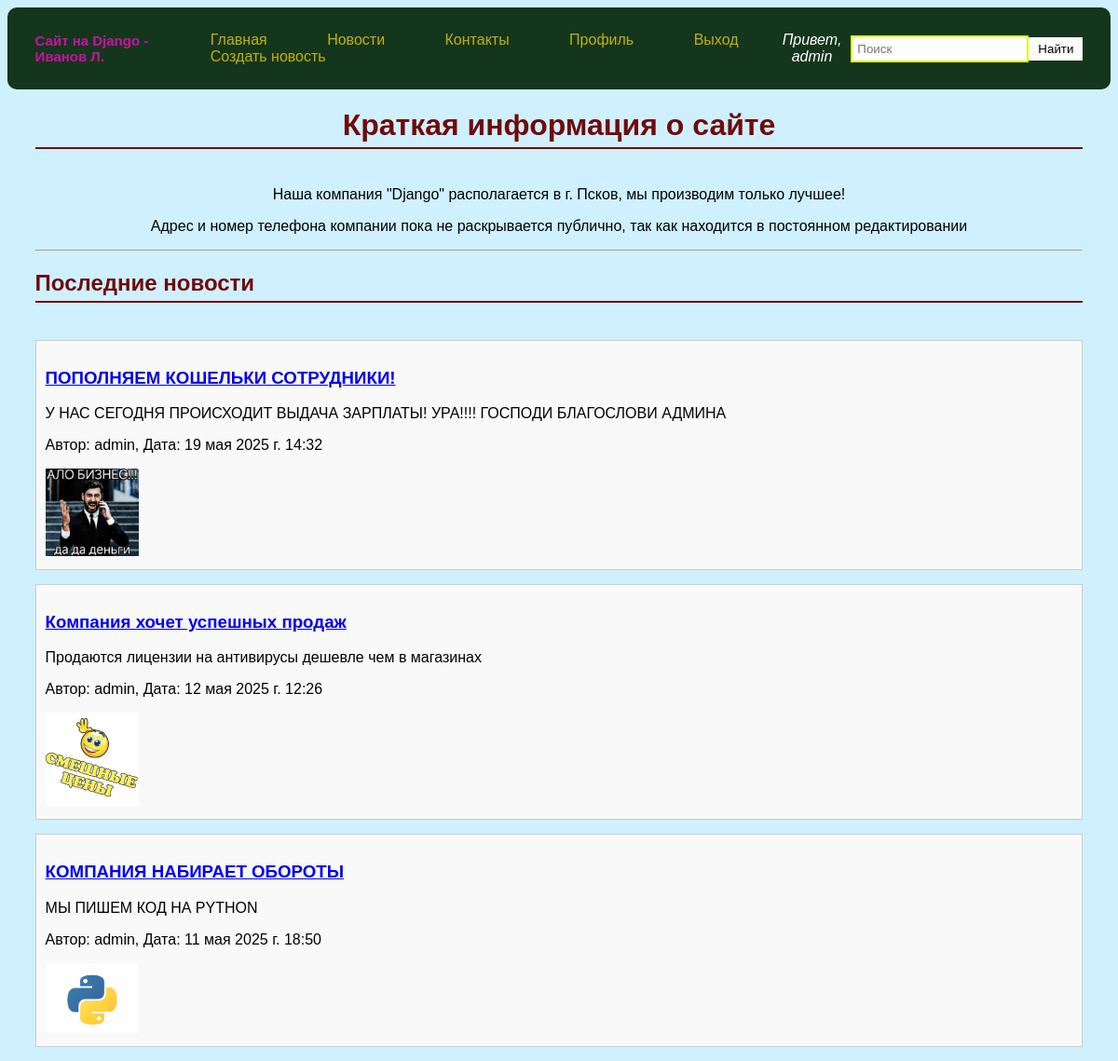
The app's page / (signed in) with its own data.
### news_site_company/models.py (models this page shows, shortened)
class News(models.Model):
            title = models.CharField(max_length=200)
            content = models.TextField()
            pub_date = models.DateTimeField(auto_now_add=True)
            author = models.CharField(max_length=100)
            image = models.ImageField(upload_to='news_media/', blank=True, null=True)\

### news_site_company/views.py (the view)
# urls.py: path('', views.index, name='index'),
def index(request):
        news = News.objects.order_by('-pub_date')[:3]
        return render(request, 'news_site_company/index.html', {'news': news})

### templates/news_site_company/index.html (shortened to what this page needs)
{% extends 'base.html' %}
{% block content %}
    <div style="text-align: center;">
        <h1>Краткая информация о сайте</h1>
        <p>Наша компания "Django" располагается в г. Псков, мы производим только лучшее!</p>
            <p>Адрес и номер телефона компании пока не раскрывается публично, так как находится в постоянном редактировании
        </p></p>
    </div>
    <hr>
<h2>Последние новости</h2>
    {% for news_item in news %}
         <div class="news-container">
            <h3><a href="{% url 'news_detail' news_item.id %}">{{ news_item.title }}</a></h3>
            <p>{{ news_item.content|truncatechars:100 }}</p>
            <p>Автор: {{ news_item.author }}, Дата: {{ news_item.pub_date }}</p>
             {% if news_item.image %}
                <img src="{{ news_item.image.url }}" alt="{{ news_item.title }}" style="max-width: 100px;">
            {% endif %}
        </div>
    {% endfor %}
{% endblock %}

### templates/base.html (shortened to what this page needs)
{% load static %}
<!DOCTYPE html>
<html>
<head>
    <link rel="stylesheet" href="{% static 'css/style.css' %}">
</head>
<body>
<nav>
    <div class="container">
       <div class="logo">
       Сайт на Django - Иванов Л.
    </div>
        <ul class="left-nav">
            <li><a href="{% url 'index' %}">Главная</a></li>
            <li><a href="{% url 'news_list' %}">Новости</a></li>
            <li><a href="{% url 'contact' %}">Контакты</a></li>
            {% if user.is_authenticated %}
                <li><a href="{% url 'profile' %}">Профиль</a></li>
                <li><a href="{% url 'logout' %}">Выход</a></li>
                {% if user.is_staff %}
                    <li><a href="{% url 'news_create' %}">Создать новость</a></li>
                {% endif %}
            {% else %}
                <li><a href="{% url 'login' %}">Вход</a></li>
                <li><a href="{% url 'register' %}">Регистрация</a></li>
            {% endif %}
        </ul>
        <form class="right-nav" action="{% url 'news_search' %}" method="get">
            <span>Привет, {{ user.username }}</span>
            <input type="text" name="q" placeholder="Поиск">
            <button type="submit">Найти</button>
        </form>
    </div>
</nav>
    <div class="container">
        {% block content %}{% endblock %}
    </div>
</body>
</html>

### news_site_company/static/css/style.css (style rules this page uses)
body { font-family: 'Lucida Sans', 'Lucida Sans Regular', 'Lucida Grande', 'Lucida Sans Unicode', Geneva, Verdana, sans-serif, sans-serif, sans-serif; margin: 5; padding: 0; background-color: #cff0ff; color: #000000; }
nav .logo { font-size: 15px; font-weight: bold; color: #ca12a2; }
.container { width: 95%; margin: auto; }
nav { background: #14361c; color: #ffffff; padding: 10px 0; border-radius: 10px; }
nav form.right-nav { margin: 0; display: flex; align-items: center; }
nav form.right-nav span { margin-right: 10px; }
nav ul { padding: 0; list-style: none; text-align: start; }
nav .container { display: flex; justify-content: space-between; align-items: center; }
.news-container { border: 1px solid #ccc; padding: 10px; margin-bottom: 15px; background-color: #f9f9f9; }
nav li { display: inline-flex; margin: 0 30px; font-style: initial; }
nav a { color: #c4b10e; text-decoration: none; font-size: 16px; }
h1, h2 { color: #700a0a; margin-top: 20px; border-bottom: 2px solid; padding-bottom: 5px; margin-bottom: 40px; }
form[method="get"] { text-align: center; font-style: italic; margin-bottom: 35px; }
form[method="get"] input[type="text"] { padding: 5px; border: 2px solid #d9ff00; }
form[method="get"] button { padding: 5px 10px; background: #fcfcfc; color: #000000; border: none; cursor: pointer; }

### records on screen
News: title "ПОПОЛНЯЕМ КОШЕЛЬКИ СОТРУДНИКИ!", content "У НАС СЕГОДНЯ ПРОИСХОДИТ ВЫДАЧА ЗАРПЛАТЫ! УРА!!!! ГОСПОДИ БЛАГОСЛОВИ АДМИНА", author "admin", pub_date "19 мая 2025 г. 14:32", image (picture)
News: title "Компания хочет успешных продаж", content "Продаются лицензии на антивирусы дешевле чем в магазинах", author "admin", pub_date "12 мая 2025 г. 12:26", image (picture)
News: title "КОМПАНИЯ НАБИРАЕТ ОБОРОТЫ", content "МЫ ПИШЕМ КОД НА PYTHON", author "admin", pub_date "11 мая 2025 г. 18:50", image (picture)

### other values on screen
{{ user.username }} "admin"
